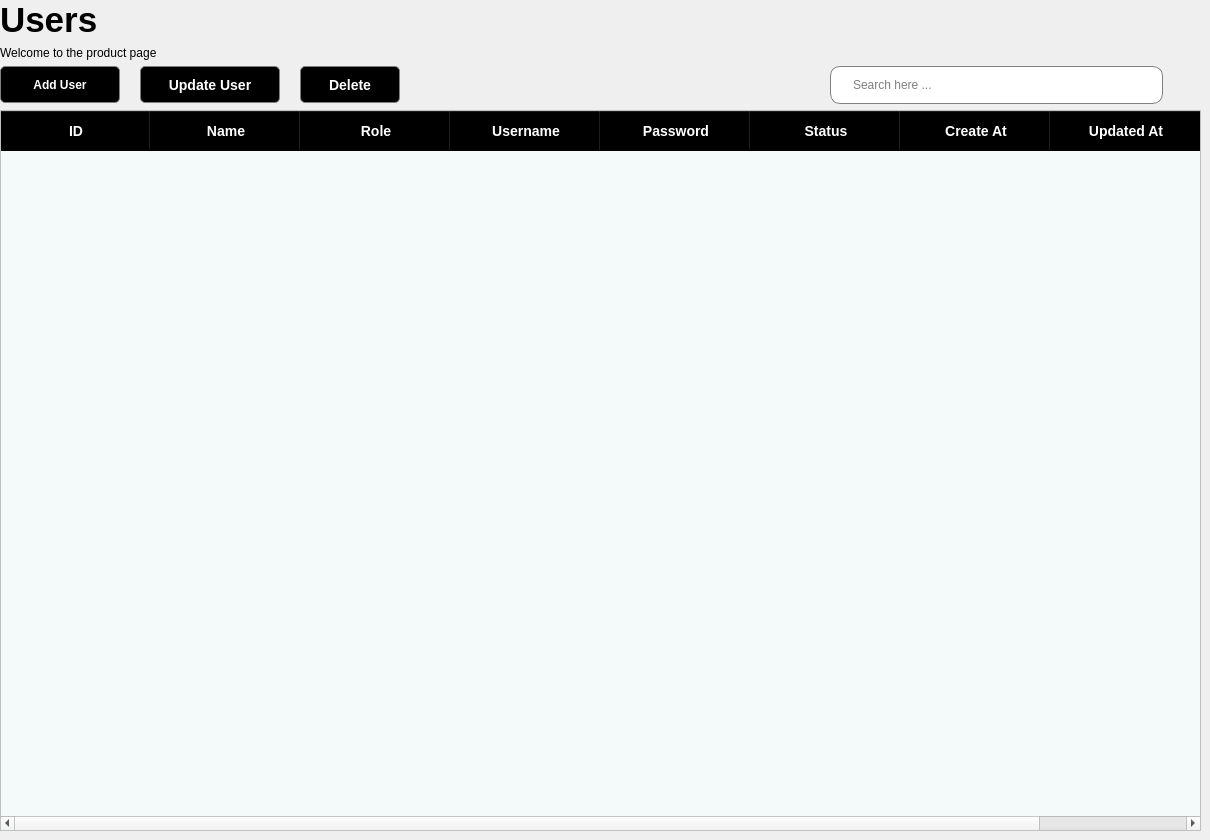
          <widget class="QWidget" name="user_page">
           <widget class="QWidget" name="">
            <property name="geometry">
             <rect>
              <x>0</x>
              <y>0</y>
              <width>1201</width>
              <height>831</height>
             </rect>
            </property>
            <layout class="QVBoxLayout" name="verticalLayout_21">
             <property name="spacing">
              <number>-1</number>
             </property>
             <item>
              <layout class="QVBoxLayout" name="verticalLayout_13">
               <item>
                <widget class="QLabel" name="label_7">
                 <property name="font">
                  <font>
                   <pointsize>26</pointsize>
                   <weight>75</weight>
                   <bold>true</bold>
                  </font>
                 </property>
                 <property name="text">
                  <string>Users</string>
                 </property>
                </widget>
               </item>
               <item>
                <widget class="QLabel" name="label_16">
                 <property name="text">
                  <string>Welcome to the product page</string>
                 </property>
                </widget>
               </item>
              </layout>
             </item>
             <item>
              <layout class="QHBoxLayout" name="horizontalLayout_26">
               <item>
                <layout class="QHBoxLayout" name="horizontalLayout_31">
                 <property name="spacing">
                  <number>20</number>
                 </property>
                 <item>
                  <widget class="QPushButton" name="add_product_pushButton_2">
                   <property name="minimumSize">
                    <size>
                     <width>120</width>
                     <height>0</height>
                    </size>
                   </property>
                   <property name="styleSheet">
                    <string notr="true">QPushButton{
	border: 1px solid gray;
	border-radius: 5px;
	background-color: black;
	color: white;
	font-size: 14
px;
	font-weight: bold;
	height: 35px;
}

QPushButton:hover{
	color: rgb(0, 144, 251);
}

QPushButton:checked{
	background-color: rgb(0, 144, 251);
	color: ligthgray;
}</string>
                   </property>
                   <property name="text">
                    <string>Add User</string>
                   </property>
                   <property name="checkable">
                    <bool>true</bool>
                   </property>
                   <property name="autoExclusive">
                    <bool>true</bool>
                   </property>
                  </widget>
                 </item>
                 <item>
                  <widget class="QPushButton" name="update_product_pushButton_2">
                   <property name="minimumSize">
                    <size>
                     <width>140</width>
                     <height>0</height>
                    </size>
                   </property>
                   <property name="styleSheet">
                    <string notr="true">QPushButton{
	border: 1px solid gray;
	border-radius: 5px;
	background-color: black;
	color: white;
	font-size: 14px;
	font-weight: bold;
	height: 35px;
}
QPushButton:hover{
	color: rgb(0, 144, 251);
}

QPushButton:checked{
	background-color: rgb(0, 144, 251);
	color: ligthgray;
}</string>
                   </property>
                   <property name="text">
                    <string>Update User</string>
                   </property>
                   <property name="checkable">
                    <bool>true</bool>
                   </property>
                   <property name="autoExclusive">
                    <bool>true</bool>
                   </property>
                  </widget>
                 </item>
                 <item>
                  <widget class="QPushButton" name="delete_pushButton_2">
                   <property name="minimumSize">
                    <size>
                     <width>100</width>
                     <height>0</height>
                    </size>
                   </property>
                   <property name="styleSheet">
                    <string notr="true">QPushButton{
	border: 1px solid gray;
	border-radius: 5px;
	background-color: black;
	color: white;
	font-size: 14px;
	font-weight: bold;
	height: 35px;
}
QPushButton:hover{
	color: rgb(0, 144, 251);
}

QPushButton:checked{
	background-color: rgb(0, 144, 251);
	color: ligthgray;
}</string>
                   </property>
                   <property name="text">
                    <string>Delete</string>
                   </property>
                   <property name="checkable">
                    <bool>true</bool>
                   </property>
                   <property name="autoExclusive">
                    <bool>true</bool>
                   </property>
                  </widget>
                 </item>
                 <item>
                  <widget class="QPushButton" name="reload_pushButton_3">
                   <property name="minimumSize">
                    <size>
                     <width>0</width>
                     <height>0</height>
                    </size>
                   </property>
                   <property name="styleSheet">
                    <string notr="true">QPushButton{
	border: none;
}

</string>
                   </property>
                   <property name="text">
                    <string/>
                   </property>
                   <property name="icon">
                    <iconset>
                     <normaloff>../assets/icon/refresh.png</normaloff>../assets/icon/refresh.png</iconset>
                   </property>
                   <property name="iconSize">
                    <size>
                     <width>35</width>
                     <height>35</height>
                    </size>
                   </property>
                   <property name="checkable">
                    <bool>true</bool>
                   </property>
                   <property name="autoExclusive">
                    <bool>false</bool>
                   </property>
                  </widget>
                 </item>
                </layout>
               </item>
               <item>
                <spacer name="horizontalSpacer_5">
                 <property name="orientation">
                  <enum>Qt::Horizontal</enum>
                 </property>
                 <property name="sizeHint" stdset="0">
                  <size>
                   <width>40</width>
                   <height>20</height>
                  </size>
                 </property>
                </spacer>
               </item>
               <item>
                <layout class="QHBoxLayout" name="horizontalLayout_32">
                 <property name="spacing">
                  <number>-1</number>
                 </property>
                 <item>
                  <widget class="QLineEdit" name="search_product_lineEdit_2">
                   <property name="minimumSize">
                    <size>
                     <width>200</width>
                     <height>38</height>
                    </size>
                   </property>
                   <property name="styleSheet">
                    <string notr="true">QLineEdit{
	padding-left: 20px;
	border: 1px solid gray;
	border-radius: 10px;
}</string>
                   </property>
                   <property name="placeholderText">
                    <string>Search here ...</string>
                   </property>
                  </widget>
                 </item>
                 <item>
                  <widget class="QPushButton" name="search_product_pushButton_2">
                   <property name="styleSheet">
                    <string notr="true">QPushButton{
	border: none;
}</string>
                   </property>
                   <property name="text">
                    <string/>
                   </property>
                   <property name="icon">
                    <iconset>
                     <normaloff>../assets/icon/search_10023926.png</normaloff>../assets/icon/search_10023926.png</iconset>
                   </property>
                   <property name="iconSize">
                    <size>
                     <width>30</width>
                     <height>30</height>
                    </size>
                   </property>
                   <property name="checkable">
                    <bool>true</bool>
                   </property>
                  </widget>
                 </item>
                </layout>
               </item>
              </layout>
             </item>
             <item>
              <widget class="QTableWidget" name="users_tableWidget">
               <property name="styleSheet">
                <string notr="true">QHeaderView::section{
	font-weight: bold;
	background-color: black;
	color: white;
	height: 40px;
	font-size: 14px;
}

QTableWidget{
	alternate-background-color: #B0EDFD;
	background-color:#F4F9FA;
	color:black;
}
</string>
               </property>
               <property name="dragEnabled">
                <bool>true</bool>
               </property>
               <property name="alternatingRowColors">
                <bool>true</bool>
               </property>
               <property name="sortingEnabled">
                <bool>true</bool>
               </property>
               <attribute name="horizontalHeaderCascadingSectionResizes">
                <bool>true</bool>
               </attribute>
               <attribute name="horizontalHeaderDefaultSectionSize">
                <number>150</number>
               </attribute>
               <attribute name="verticalHeaderVisible">
                <bool>false</bool>
               </attribute>
               <attribute name="verticalHeaderHighlightSections">
                <bool>false</bool>
               </attribute>
               <column>
                <property name="text">
                 <string>ID</string>
                </property>
               </column>
               <column>
                <property name="text">
                 <string>Name</string>
                </property>
               </column>
               <column>
                <property name="text">
                 <string>Role</string>
                </property>
               </column>
               <column>
                <property name="text">
                 <string>Username</string>
                </property>
               </column>
               <column>
                <property name="text">
                 <string>Password</string>
                </property>
               </column>
               <column>
                <property name="text">
                 <string>Status</string>
                </property>
               </column>
               <column>
                <property name="text">
                 <string>Create At</string>
                </property>
               </column>
               <column>
                <property name="text">
                 <string>Updated At</string>
                </property>
               </column>
              </widget>
             </item>
            </layout>
           </widget>
          </widget>
